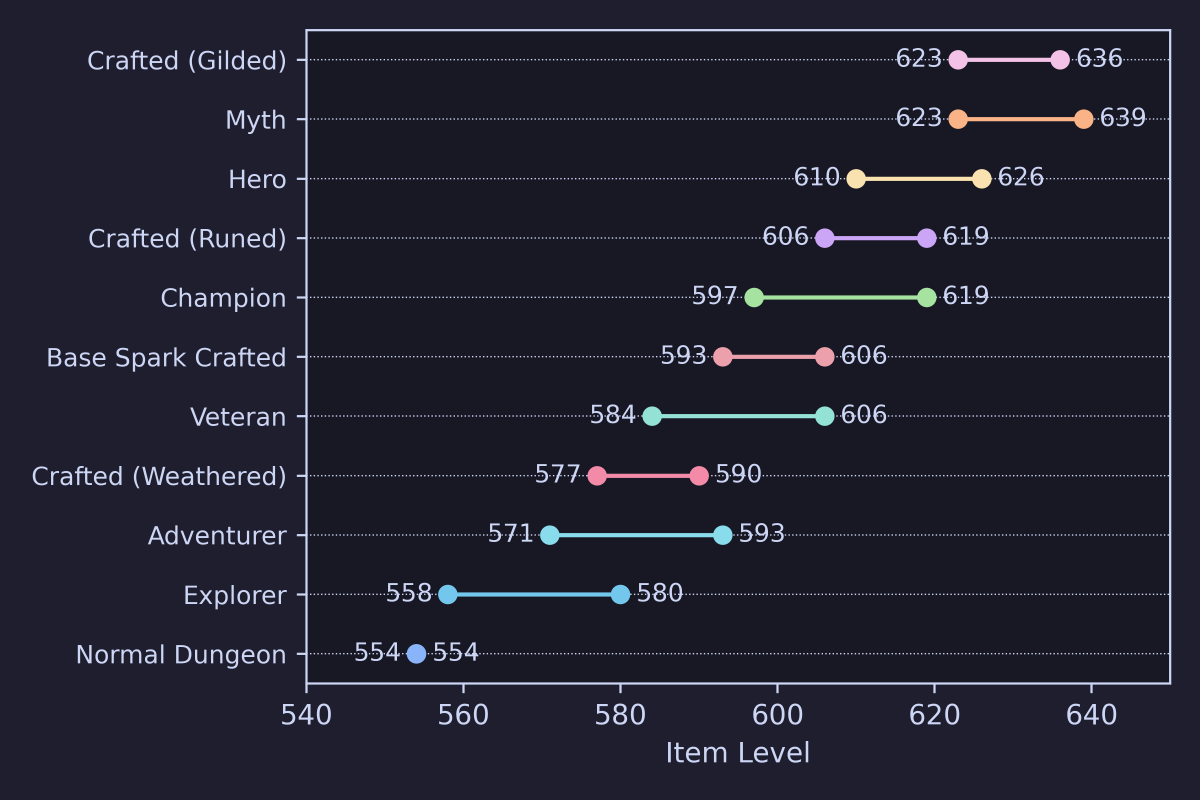
#> input picture gear_upgrade_chart.png, 3600 x 2400 px (shown at 1/3 size)
$ python generate_combined_report.py
#> lines starting #> are read from the running program, lines starting #| are printed output that depends on the picture
from PIL import Image
from data import colors


def pad_image_to_height(image, target_height, background_color=(255, 255, 255)):
    """
    Pads an image to the target height with the specified background color, centering the image vertically.

    :param image: PIL Image object to be padded.
    :param target_height: The desired height after padding.
    :param background_color: Tuple specifying the RGB background color.
    :return: Padded PIL Image object.
    """
    new_width = image.width
    new_image = Image.new("RGB", (new_width, target_height), background_color)
    y_offset = (target_height - image.height) // 2
    new_image.paste(image, (0, y_offset))
    return new_image


def combine_images(
    image1_path,
    image2_path,
    output_path,
    orientation="horizontal",
    background_color=(255, 255, 255),
):
    """
    Combines two images either vertically or horizontally, with center alignment and customizable background color.

    :param image1_path: Path to the first image.
    :param image2_path: Path to the second image.
    :param output_path: Path where the combined image will be saved.
    :param orientation: 'vertical' or 'horizontal' orientation.
    :param background_color: Tuple specifying the RGB background color.
    """
#> called with image1_path = 'gear_upgrade_chart.png', image2_path = 'gear_source_table.png', output_path = 'combined_report.png', orientation = 'horizontal', background_color = '#1e1e2e'
    # Open the images
    image1 = Image.open(image1_path)
#> image1 is the input picture: PIL image 3600x2400 RGBA; mean R, G, B, A 33.8, 34.1, 48.7, 255
    image2 = Image.open(image2_path)
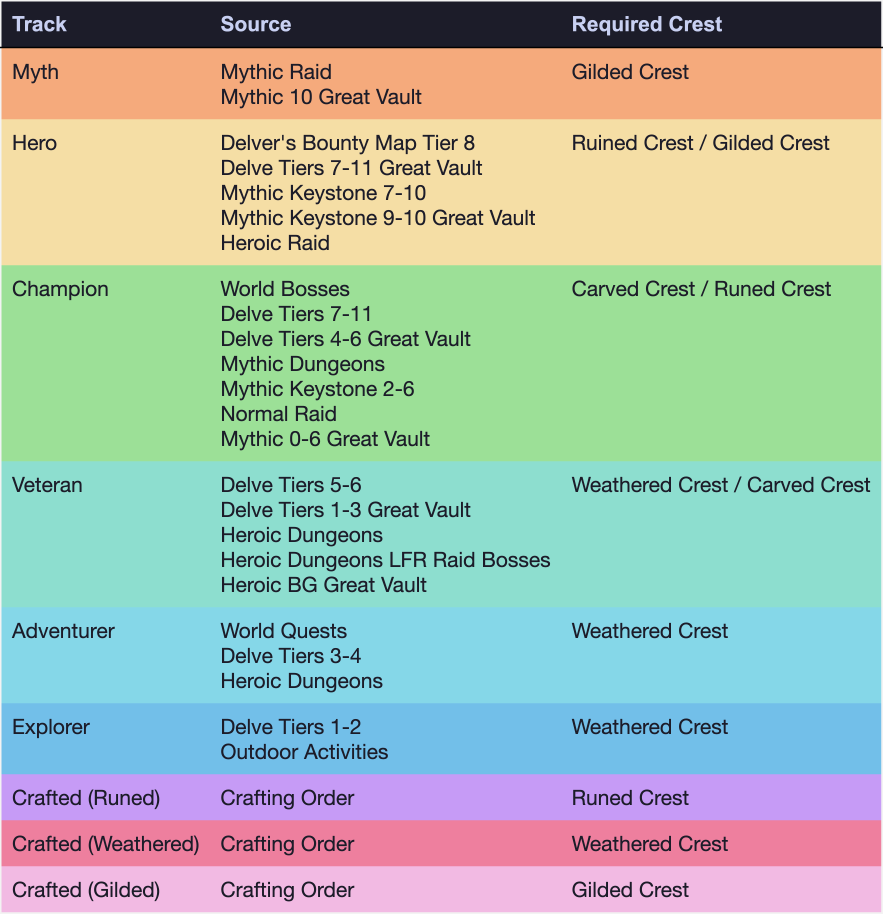
#> input picture gear_source_table.png, 3531 x 3655 px (shown at 1/4 size)
#> image2 is the input picture: PIL image 3531x3655 RGB; mean R, G, B 166.9, 187.9, 172.6

    # Convert images to the same mode if necessary
    if image1.mode != image2.mode:
        image2 = image2.convert(image1.mode)
#> image2: PIL image 3531x3655 RGBA

    if orientation == "horizontal":
        # Calculate the maximum height
        max_height = max(image1.height, image2.height)
#> max_height = 3655

        # Pad images to have the same height and center them vertically
        image1_padded = pad_image_to_height(image1, max_height, background_color)
#> in pad_image_to_height, `new_image.paste(image, (0, y_offset))`:
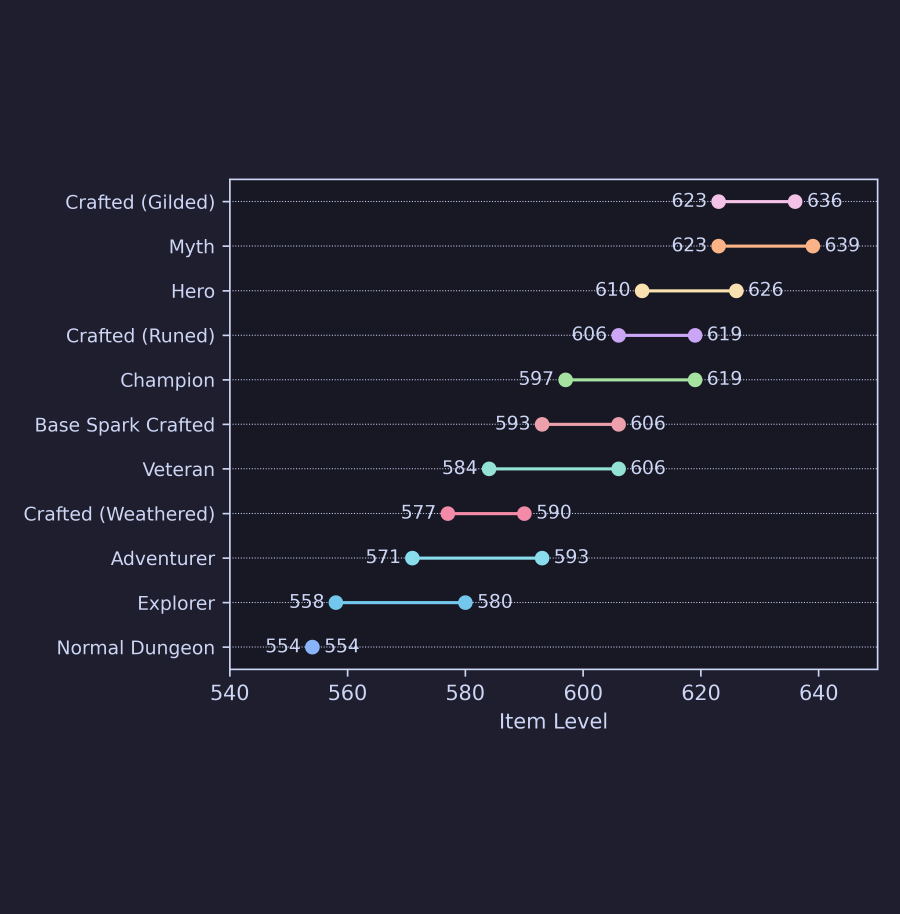
#> new_image: PIL image 3600x3655 RGB (shown at 1/4 size); mean R, G, B 32.5, 32.7, 47.8
        image2_padded = pad_image_to_height(image2, max_height, background_color)

        # Calculate the total width
        total_width = image1_padded.width + image2_padded.width
#> total_width = 7131

        # Create a new image with the combined size
        new_image = Image.new(image1.mode, (total_width, max_height), background_color)
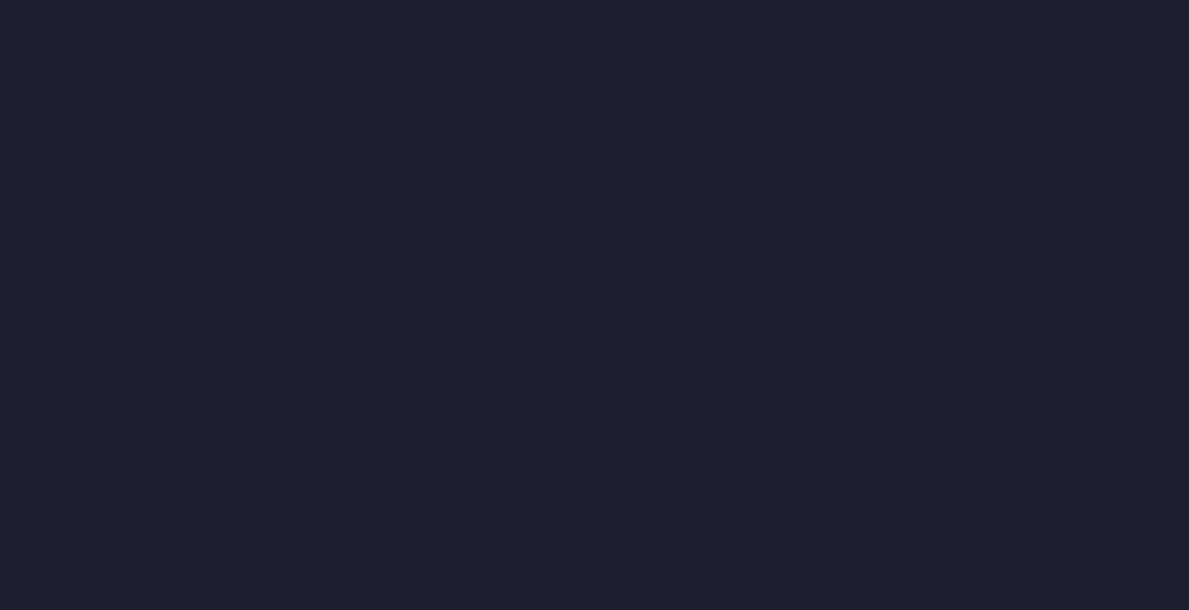
#> new_image: PIL image 7131x3655 RGBA (shown at 1/6 size); mean R, G, B, A 30, 30, 46, 255

        # Paste images side by side
        new_image.paste(image1_padded, (0, 0))
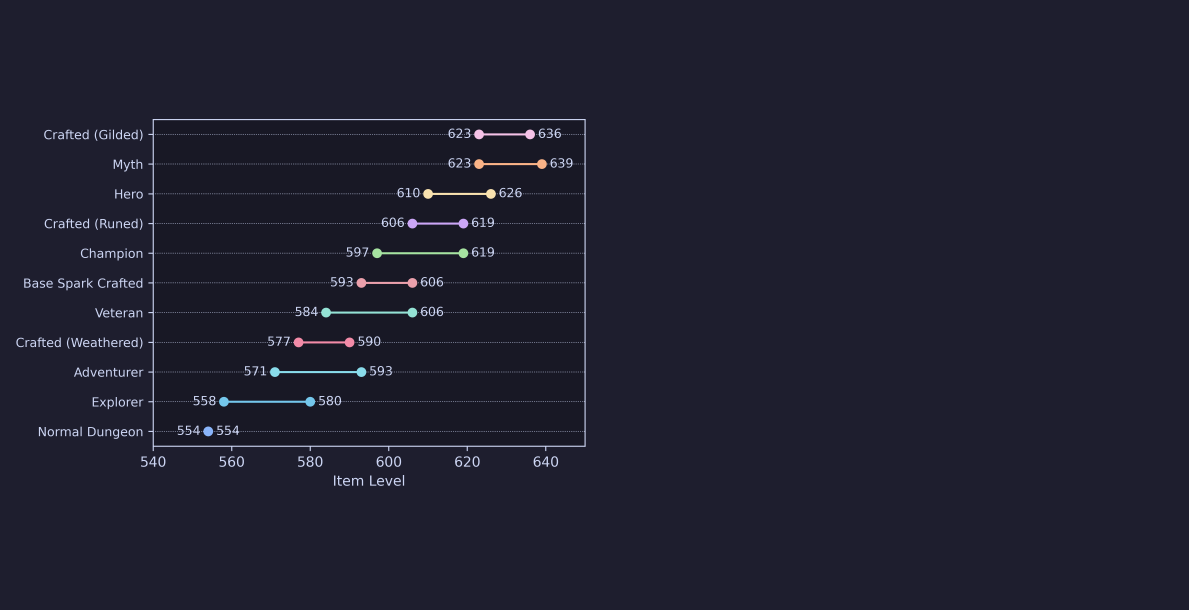
#> new_image: PIL image 7131x3655 RGBA (shown at 1/6 size); mean R, G, B, A 31.3, 31.4, 46.9, 255
        new_image.paste(image2_padded, (image1_padded.width, 0))
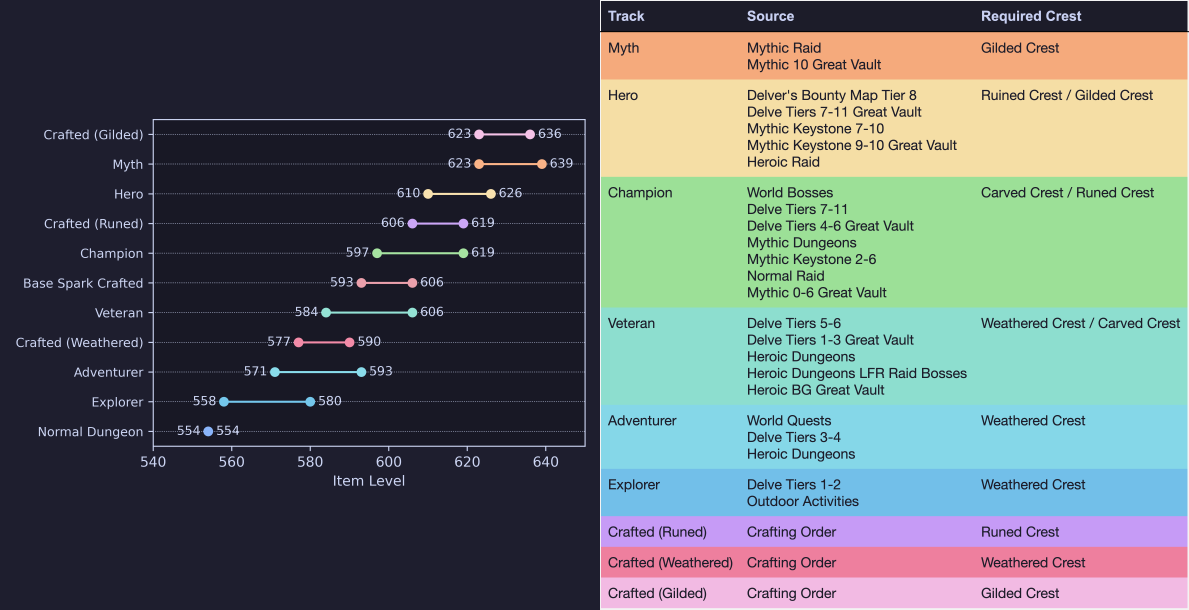
#> new_image: PIL image 7131x3655 RGBA (shown at 1/6 size); mean R, G, B, A 99, 109.6, 109.6, 255

    elif orientation == "vertical":
        # Calculate the maximum width
        max_width = max(image1.width, image2.width)

        # Pad images to have the same width and center them horizontally
        image1_padded = pad_image_to_width(image1, max_width, background_color)
        image2_padded = pad_image_to_width(image2, max_width, background_color)

        # Calculate the total height
        total_height = image1_padded.height + image2_padded.height

        # Create a new image with the combined size
        new_image = Image.new(image1.mode, (max_width, total_height), background_color)

        # Paste images one below the other
        new_image.paste(image1_padded, (0, 0))
        new_image.paste(image2_padded, (0, image1_padded.height))

    else:
        raise ValueError("Orientation must be 'vertical' or 'horizontal'")

    # Save the combined image
    new_image.save(output_path)
    print(f"Combined image saved to {output_path}")


def pad_image_to_width(image, target_width, background_color=(255, 255, 255)):
    """
    Pads an image to the target width with the specified background color, centering the image horizontally.

    :param image: PIL Image object to be padded.
    :param target_width: The desired width after padding.
    :param background_color: Tuple specifying the RGB background color.
    :return: Padded PIL Image object.
    """
    new_height = image.height
    new_image = Image.new("RGB", (target_width, new_height), background_color)
    x_offset = (target_width - image.width) // 2
    new_image.paste(image, (x_offset, 0))
    return new_image


# Example usage
if __name__ == '__main__':
    combine_images(
        "gear_upgrade_chart.png",
        "gear_source_table.png",
        "combined_report.png",
        orientation="horizontal",
        background_color=colors["Base"],
    )
